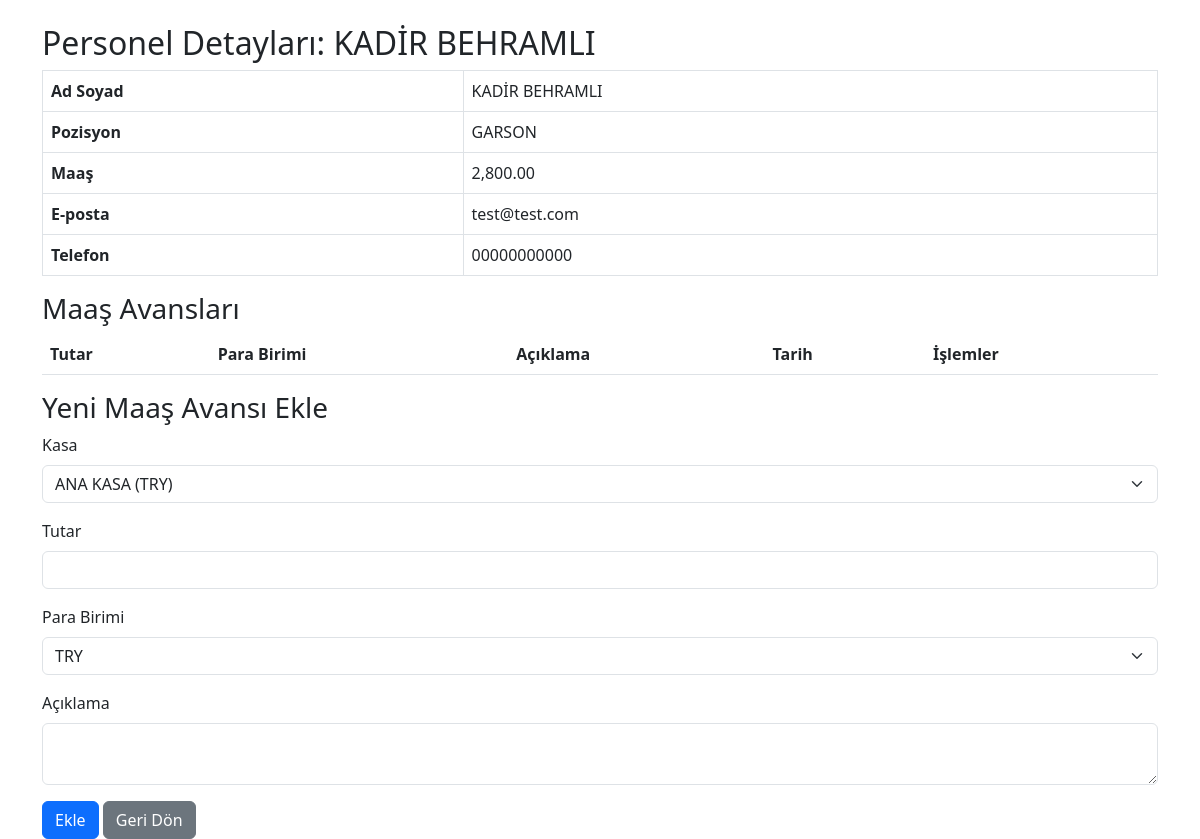
The page /personnel_details.php?id=1 (signed in) on the database its author committed.
### tables this page shows
CREATE TABLE IF NOT EXISTS `personnel` (
  `id` int NOT NULL AUTO_INCREMENT,
  `name` varchar(100) NOT NULL,
  `position` varchar(100) DEFAULT NULL,
  `salary` decimal(15,2) DEFAULT NULL,
  `email` varchar(100) DEFAULT NULL,
  `phone` varchar(20) DEFAULT NULL,
  `created_at` timestamp NULL DEFAULT CURRENT_TIMESTAMP,
  PRIMARY KEY (`id`)
);

### personnel_details.php (the view, shortened to what this page needs)
<?php
require_once 'functions/salary_advances.php';
$personnel_id = (int)$_GET['id'];
$stmt = $pdo->prepare("SELECT * FROM personnel WHERE id = ?");
$stmt->execute([$personnel_id]);
$person = $stmt->fetch(PDO::FETCH_ASSOC);
$cash_accounts = $pdo->query("SELECT * FROM cash_accounts")->fetchAll(PDO::FETCH_ASSOC);
?>
<!DOCTYPE html>
<html lang="tr">
<head>
    <link href="https://cdn.jsdelivr.net/npm/bootstrap@5.3.0/dist/css/bootstrap.min.css" rel="stylesheet">
</head>
<body>
    <div class="container mt-4">
        <h2>Personel Detayları: <?php echo htmlspecialchars($person['name']); ?></h2>
        <table class="table table-bordered">
            <tr>
                <th>Ad Soyad</th>
                <td><?php echo htmlspecialchars($person['name']); ?></td>
            </tr>
            <tr>
                <th>Pozisyon</th>
                <td><?php echo htmlspecialchars($person['position'] ?: '-'); ?></td>
            </tr>
            <tr>
                <th>Maaş</th>
                <td><?php echo isset($person['salary']) ? number_format($person['salary'], 2) : '-'; ?></td>
            </tr>
            <tr>
                <th>E-posta</th>
                <td><?php echo htmlspecialchars($person['email'] ?: '-'); ?></td>
            </tr>
            <tr>
                <th>Telefon</th>
                <td><?php echo htmlspecialchars($person['phone'] ?: '-'); ?></td>
            </tr>
        </table>
        <h3>Maaş Avansları</h3>
        <table class="table table-striped">
            <thead>
                <tr>
                    <th>Tutar</th>
                    <th>Para Birimi</th>
                    <th>Açıklama</th>
                    <th>Tarih</th>
                    <th>İşlemler</th>
                </tr>
            </thead>
        </table>
        <h3>Yeni Maaş Avansı Ekle</h3>
        <form method="POST">
            <div class="mb-3">
                <label for="cash_id" class="form-label">Kasa</label>
                <select name="cash_id" class="form-select" required>
                    <?php foreach ($cash_accounts as $account): ?>
                        <option value="<?php echo $account['id']; ?>">
                            <?php echo htmlspecialchars($account['name']) . ' (' . $account['currency'] . ')'; ?>
                        </option>
                    <?php endforeach; ?>
                </select>
            </div>
            <div class="mb-3">
                <label for="amount" class="form-label">Tutar</label>
                <input type="number" step="0.01" name="amount" class="form-control" required>
            </div>
            <div class="mb-3">
                <label for="currency" class="form-label">Para Birimi</label>
                <select name="currency" class="form-select">
                    <option value="TRY">TRY</option>
                </select>
            </div>
            <div class="mb-3">
                <label for="description" class="form-label">Açıklama</label>
                <textarea name="description" class="form-control"></textarea>
            </div>
            <button type="submit" name="add_advance" class="btn btn-primary">Ekle</button>
            <a href="personnel.php" class="btn btn-secondary">Geri Dön</a>
        </form>
    </div>
</body>
</html>

### rows shown on the page
personnel: name "KADİR BEHRAMLI", position "GARSON", salary "2,800.00", email "test@test.com", phone "00000000000"

### other values the page prints
form field cash_id "ANA KASA (TRY)"
